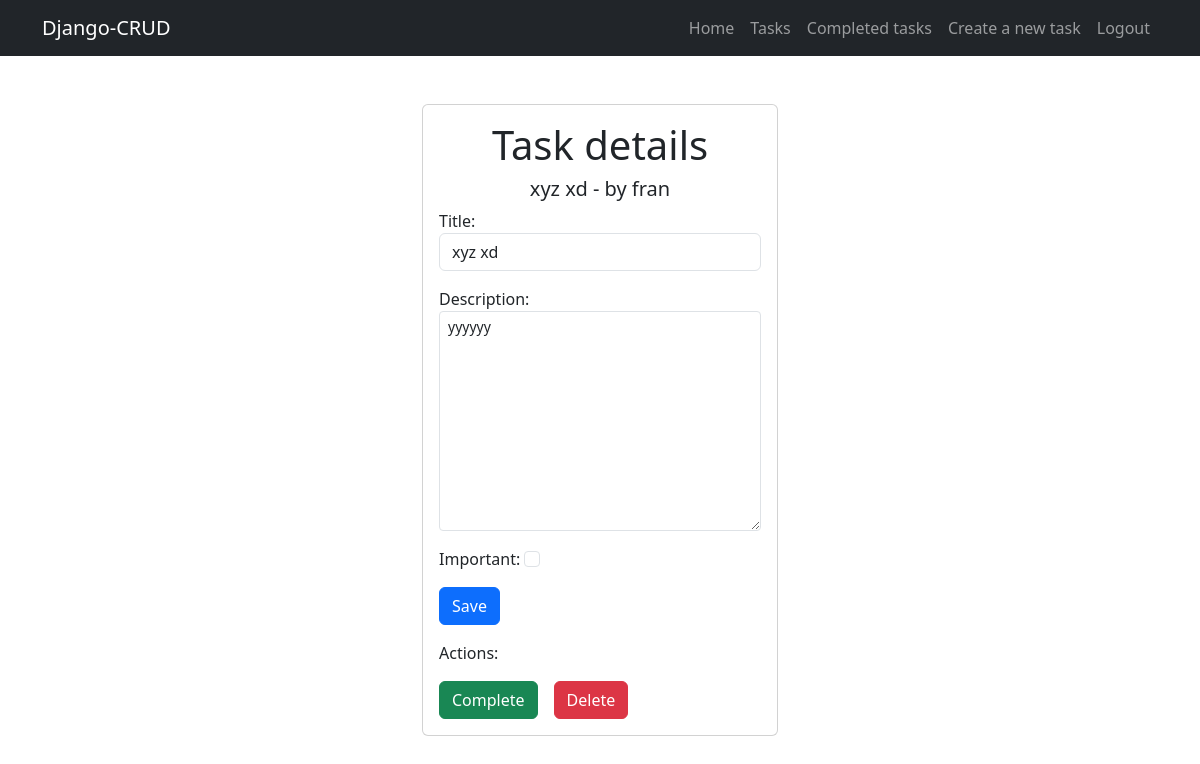
/tasks/8/ (signed in), run on the app's committed database.
### tasks/models.py (models this page shows)
class Task(models.Model):
    title = models.CharField(max_length=200)
    description = models.TextField(blank=True)
    created = models.DateTimeField(auto_now_add=True)
    datecompleted = models.DateTimeField(null=True, blank=True)
    important = models.BooleanField(default=False)
    user = models.ForeignKey(User, on_delete=models.CASCADE)
    def __str__(self):
        return f"{self.title} - by {self.user.username}"

### tasks/views.py (the view, shortened to what this page needs)
# urls.py: path("tasks/<int:task_id>/", views.task_details, name="task_details"),
@login_required
def task_details(request, task_id):
    task = get_object_or_404(Task, id=task_id, user=request.user)
    if request.method == "GET":
        form = TaskForm(instance=task)
        return render(request, "tasks/task_details.html", {"form": form, 'task': task})

### tasks/forms.py
class TaskForm(forms.ModelForm):
    class Meta:
        model = Task
        fields = ["title", "description", "important"]
        widgets= {
            'title': forms.TextInput(attrs={
                'class': 'form-control'
            }),
            'description': forms.Textarea(attrs={
                'class': 'form-control form-control-sm'
            }),
            'important': forms.CheckboxInput(attrs={
                'class': 'form-check-input'
            })
        }

### tasks/templates/tasks/task_details.html (shortened to what this page needs)
{% extends 'base.html' %}
{% block content %}
    <main class="container py-5">
        <div class="row justify-content-center">
            <div class="col-md-4">
                <div class="card card-body">
                    <h1 class="text-center">Task details</h1>
                    <h5 class="text-center">{{task}}</h5>
                    <form class="" method="post">
                        {{form.as_p}}
                        <button class="btn btn-primary">Save</button>
                    </form>
                    <p class="mt-3">Actions:</p>
                    <footer class="d-flex ">
                        {% if not task.datecompleted %}
                        <form class="me-3" action="{% url 'complete_task' task.id %}" method="post">
                            <button class="btn btn-success ">Complete</button>
                        </form>
                        {% endif %}
                        <form class="" action="{% url 'delete_task' task.id %}" method="post">
                            <button class="btn btn-danger">Delete</button>
                        </form>
                    </footer>
                </div>
            </div>
        </div>
    </main>
{% endblock content %}

### data on the page
Task: title+user "xyz xd - by fran", title "xyz xd", description "yyyyyy"
